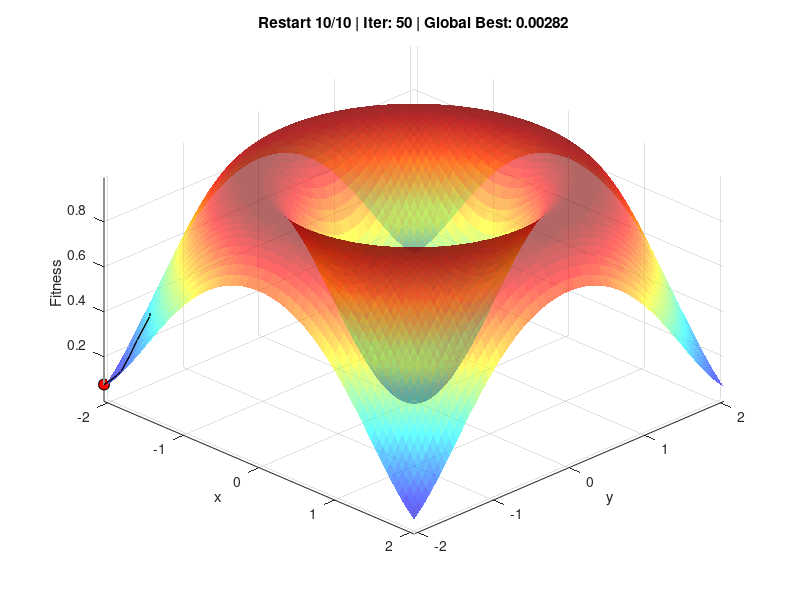
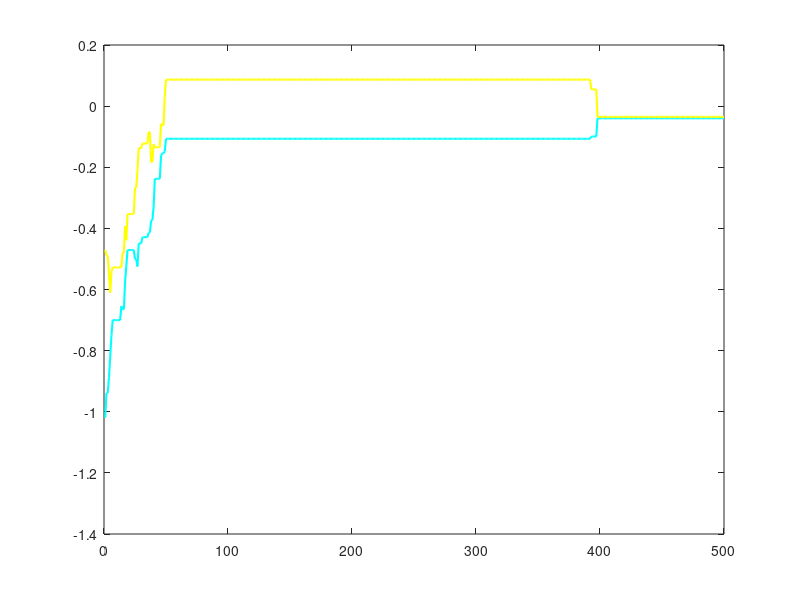

The MATLAB script that drew these images, in order: (Note: this script raises an error after producing the figures.)
% Visualização 3D do Multiple Restart Hill Climbing
% Animação + Gráficos de Análise 
clear; clc; close all;

% --- CONFIGURAÇÕES ---
OPCAO_FUNCAO = 1;   % 1 (Schaffer) ou 2 (Rastrigin)
VELOCIDADE = 2;     % 1=Rápido, 2=Normal

% Parametros iniciais
NUM_RESTARTS = 10;  
ITERATIONS = 50;    
STEP_SIZE = 0.1;    

% Cores 
BG_COLOR = [0.1 0.1 0.1]; 
AX_COLOR = [1 1 1]; 

if VELOCIDADE == 1, PAUSE_TIME = 0.001; else, PAUSE_TIME = 0.02; end

if OPCAO_FUNCAO == 1
    nome = 'Função 1 (Schaffer)';
    lim_min = -2.048; lim_max = 2.048;
    fobj = @(x,y) 0.5 + ((sin(sqrt(x.^2+y.^2))).^2-0.5) ./ ((1+0.001.*(x.^2+y.^2)).^2);
    z_lift = 0.01;
else
    nome = 'Função 2 (Rastrigin)';
    lim_min = -5.12; lim_max = 5.12;
    fobj = @(x,y) 20 + (x.^2 - 10*cos(2*pi.*x)) + (y.^2 - 10*cos(2*pi.*y));
    z_lift = 2;
end

fprintf('=== Visualização 3D HC: %s ===\n', nome);

% --- AMBIENTE 3D ---
figure('Name', ['Animação 3D HC - ' nome], 'Position', [50, 100, 800, 600]);
[X, Y] = meshgrid(linspace(lim_min, lim_max, 80));
Z = fobj(X, Y);

surf(X, Y, Z, 'FaceAlpha', 0.6, 'EdgeColor', 'none'); 
colormap jet; hold on; axis tight; grid on;
view(45, 40); xlabel('x'); ylabel('y'); zlabel('Fitness');
title(nome); rotate3d on;

% --- INICIALIZAÇÃO GLOBAL ---
global_best_fit = Inf;
global_best_sol = [NaN, NaN];

% Históricos para gráficos finais
total_steps = NUM_RESTARTS * ITERATIONS;
hist_global_val = zeros(1, total_steps);
hist_global_pos = zeros(total_steps, 2);
counter = 0;

% Elementos Gráficos
h_curr = plot3(0,0,0, 'o', 'MarkerSize', 8, 'MarkerFaceColor', 'r', 'MarkerEdgeColor', 'k');
h_path = plot3(0,0,0, 'k-', 'LineWidth', 1);
h_best = plot3(0,0,0, 'p', 'MarkerSize', 20, 'MarkerFaceColor', 'c', 'MarkerEdgeColor', 'k');

%  LOOP DE RESTARTS 
for r = 1:NUM_RESTARTS
    
    % Reinicialização Aleatória
    curr_x = lim_min + (lim_max - lim_min) * rand();
    curr_y = lim_min + (lim_max - lim_min) * rand();
    curr_fit = fobj(curr_x, curr_y);
    
    % Limpar rastro visual para o novo restart
    path_x = [curr_x]; path_y = [curr_y]; path_z = [curr_fit + z_lift];
    
    for i = 1:ITERATIONS
        counter = counter + 1;
        
        % Gerar Vizinho
        nx = curr_x + (rand() - 0.5) * 2 * STEP_SIZE;
        ny = curr_y + (rand() - 0.5) * 2 * STEP_SIZE;
        nx = max(lim_min, min(lim_max, nx));
        ny = max(lim_min, min(lim_max, ny));
        
        nfit = fobj(nx, ny);
        
        % Aceita se for melhor
        if nfit < curr_fit
            curr_x = nx; curr_y = ny; curr_fit = nfit;
            % Atualizar rastro apenas se moveu
            path_x(end+1) = curr_x; path_y(end+1) = curr_y; path_z(end+1) = curr_fit + z_lift;
        end
        
        % Atualizar Melhor Global
        if curr_fit < global_best_fit
            global_best_fit = curr_fit;
            global_best_sol = [curr_x, curr_y];
            set(h_best, 'XData', global_best_sol(1), 'YData', global_best_sol(2), ...
                'ZData', global_best_fit + z_lift);
        end
        
        % Guardar histórico global
        hist_global_val(counter) = global_best_fit;
        hist_global_pos(counter, :) = global_best_sol;
        
        % Atualizar Animação
        set(h_curr, 'XData', curr_x, 'YData', curr_y, 'ZData', curr_fit + z_lift);
        set(h_path, 'XData', path_x, 'YData', path_y, 'ZData', path_z);
        
        title(sprintf('Restart %d/%d | Iter: %d | Global Best: %.5f', r, NUM_RESTARTS, i, global_best_fit));
        drawnow;
        if mod(i, 5) == 0 
            pause(PAUSE_TIME);
        end
    end
end

fprintf('HC Concluído. A gerar gráficos...\n');

% =========================================================================
% --- GRÁFICOS FINAIS ---
% =========================================================================

% FIGURA 1: Evolução das Variáveis (Do Melhor Global)
figure('Name', 'Evolução das Variáveis (Global Best)', 'Color', BG_COLOR);
plot(1:total_steps, hist_global_pos(:,1), 'c-', 'LineWidth', 1.5, 'DisplayName', 'x1'); hold on;
plot(1:total_steps, hist_global_pos(:,2), 'y-', 'LineWidth', 1.5, 'DisplayName', 'x2');
yline(0, 'w--');
legend('Location', 'best', 'TextColor', AX_COLOR, 'EdgeColor', AX_COLOR);
title('Evolução das Variáveis (Melhor Global)', 'Color', AX_COLOR);
xlabel('Iterações Totais', 'Color', AX_COLOR); ylabel('Valor', 'Color', AX_COLOR);
set(gca, 'Color', BG_COLOR, 'XColor', AX_COLOR, 'YColor', AX_COLOR, 'GridColor', AX_COLOR);
grid on;

% FIGURA 2: Convergência do Custo
figure('Name', 'Convergência do Custo', 'Color', BG_COLOR);
plot(1:total_steps, hist_global_val, 'g-', 'LineWidth', 2);
title('Convergência da Função Custo (Melhor Global)', 'Color', AX_COLOR);
xlabel('Iterações Totais', 'Color', AX_COLOR); ylabel('Fitness f(x)', 'Color', AX_COLOR);
set(gca, 'Color', BG_COLOR, 'XColor', AX_COLOR, 'YColor', AX_COLOR, 'GridColor', AX_COLOR);
grid on;